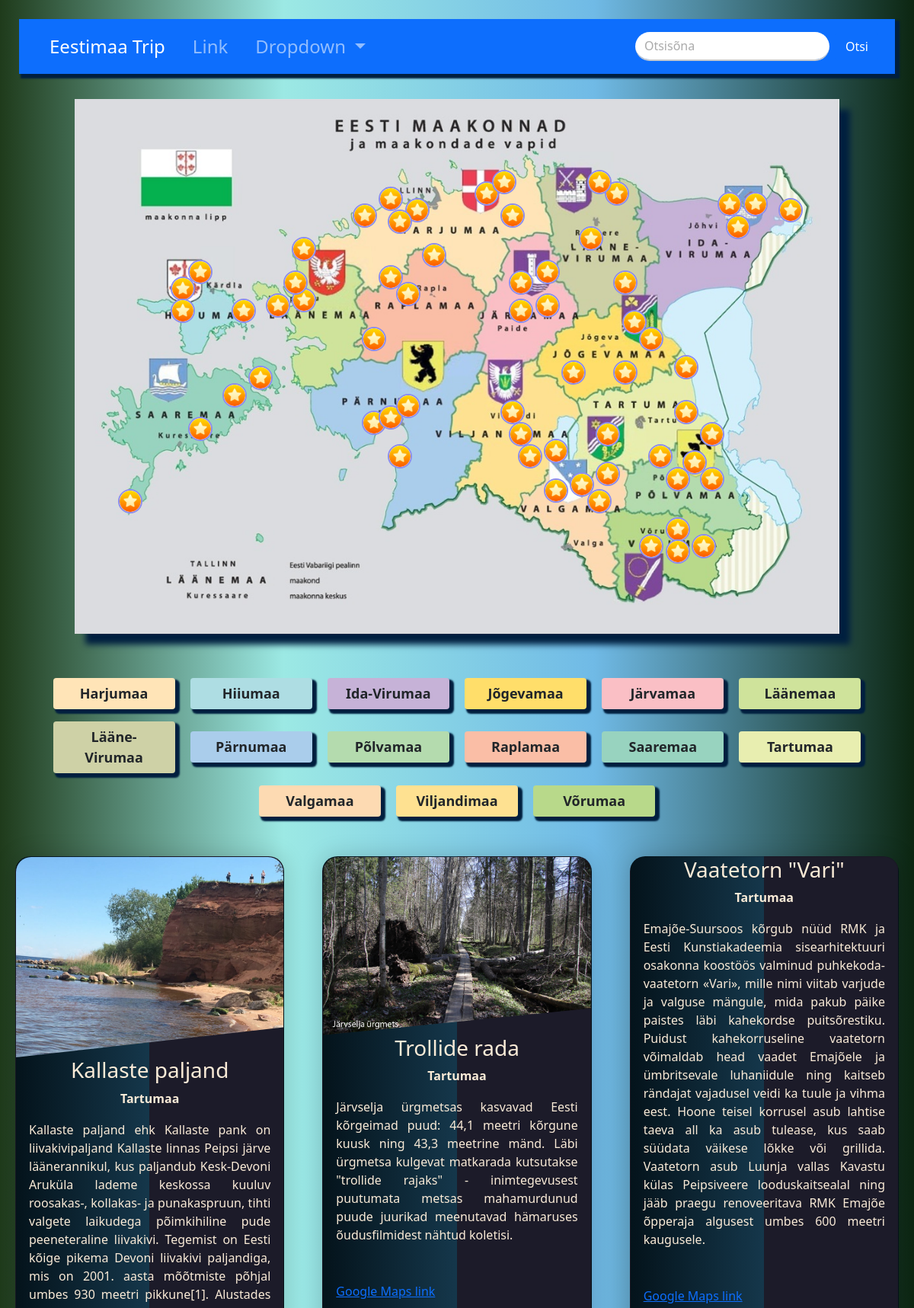
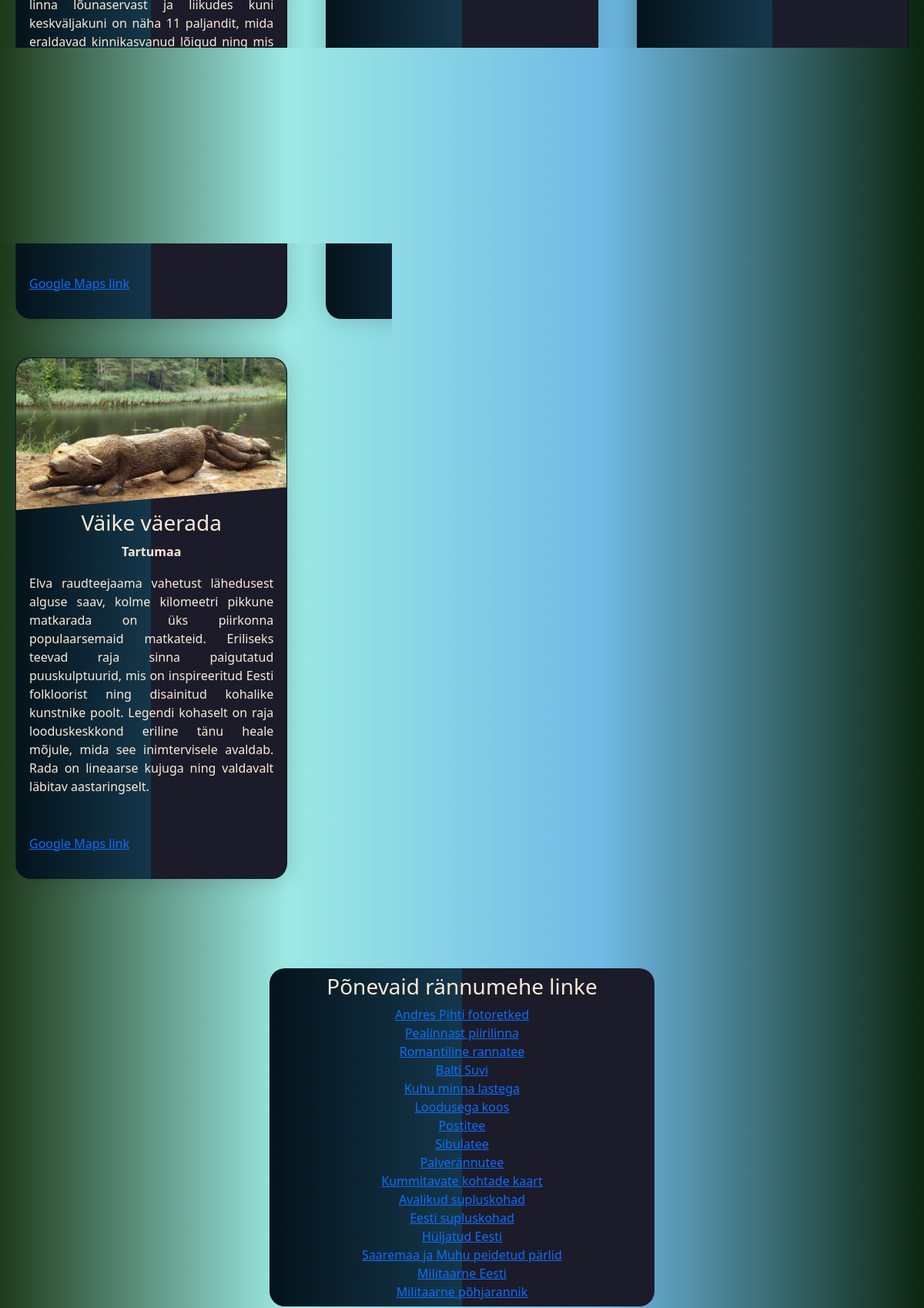
Page /tar.php (upper part) on the committed database (2 pictures, top to bottom).
### tables this page shows
CREATE TABLE `siht` (
  `id` int(11) NOT NULL,
  `tunnus` varchar(7) NOT NULL,
  `nimi` varchar(50) NOT NULL,
  `maakond` varchar(20) NOT NULL,
  `info` varchar(3000) NOT NULL,
  `asukoht` varchar(50) NOT NULL,
  `iframe` varchar(1000) NOT NULL
);

### tar.php (the view, shortened to what this page needs)
<?php
    $message_sent = false;
?>
<!DOCTYPE html>
<html lang="en">
<head>
    <link rel="stylesheet" href="css/bootstrap.min.css">
    <link rel="stylesheet" href="style/style.css">
</head>
<body>
    <nav class="navbar navbar-expand-lg navbar-dark bg-primary">
        <div class="container-fluid">
          <div class="collapse navbar-collapse" id="navbarSupportedContent">
            <ul class="navbar-nav me-auto mb-2 mb-lg-0">
              <li class="nav-item">
                <a class="nav-link active" aria-current="page" href="#">Eestimaa Trip</a>
              </li>
              <li class="nav-item">
                <a class="nav-link" href="#">Link</a>
              </li>
              <li class="nav-item dropdown">
                <a class="nav-link dropdown-toggle" href="#" id="navbarDropdown" role="button" data-bs-toggle="dropdown" aria-expanded="false">
                  Dropdown
                </a>
              </li>
            </ul>
            <form class="d-flex">
              <input class="form-control me-2 rounded-pill" type="search" placeholder="Otsisõna" aria-label="Search">
              <button class="btn btn-primary" type="submit">Otsi</button>
            </form>
          </div>
        </div>
    </nav>
<div id="body">
        <?php include 'map.php';?>
        <div id="maakonnad">
            <button type="button" class="btn" onclick="window.location.href='har.php#siht'" style="background-color: #ffe4b7;">Harjumaa</button>
            <button type="button" class="btn" onclick="window.location.href='hii.php#siht'" style="background-color: #aedde3;">Hiiumaa</button>
            <button type="button" class="btn" onclick="window.location.href='ivi.php#siht'" style="background-color: #c6b2d7;">Ida-Virumaa</button>
            <button type="button" class="btn" onclick="window.location.href='jog.php#siht'" style="background-color: #ffde6a;">Jõgevamaa</button>
            <button type="button" class="btn" onclick="window.location.href='jar.php#siht'" style="background-color: #fabfc5;">Järvamaa</button>
            <button type="button" class="btn" onclick="window.location.href='laa.php#siht'" style="background-color: #cfe39b;">Läänemaa</button>
            <button type="button" class="btn" onclick="window.location.href='lvi.php#siht'" style="background-color: #ced1a6;">Lääne-Virumaa</button>
            <button type="button" class="btn" onclick="window.location.href='par.php#siht'" style="background-color: #aacdeb;">Pärnumaa</button>
            <button type="button" class="btn" onclick="window.location.href='pol.php#siht'" style="background-color: #b4dbae;">Põlvamaa</button>
            <button type="button" class="btn" onclick="window.location.href='rap.php#siht'" style="background-color: #fabea6;">Raplamaa</button>
            <button type="button" class="btn" onclick="window.location.href='saa.php#siht'" style="background-color: #98d3bf;">Saaremaa</button>
            <button type="button" class="btn" onclick="window.location.href='tar.php#siht'" style="background-color: #e8eeb0;">Tartumaa</button>
            <button type="button" class="btn" onclick="window.location.href='val.php#siht'" style="background-color: #fddab2;">Valgamaa</button>
            <button type="button" class="btn" onclick="window.location.href='vil.php#siht'" style="background-color: #fee191;">Viljandimaa</button>
            <button type="button" class="btn" onclick="window.location.href='vor.php#siht'" style="background-color: #b8d98a;">Võrumaa</button>
        </div><br>
        <?php
        $servername = "localhost";
        $username = "root";
        $password = "";
        $dbname = "eesti_trip";
        $conn = mysqli_connect($servername, $username, $password, $dbname);
        $sql = "SELECT tunnus, nimi, maakond, info, asukoht, iframe FROM siht WHERE maakond='Tartumaa'";
        if ($result=mysqli_query($conn,$sql)) {
            if(mysqli_num_rows($result)>0){
                echo"<div class='cards'>";
                while($row=mysqli_fetch_array($result)){
                    echo"<div class='card'>";
                    echo"<div class='card_container'>";
                    echo"<img class='location' src='img/".$row['tunnus'].".jpg' alt=''>";
                    echo"</div>";
                    echo"<div class='details'>";
                    echo"<h3>".$row['nimi']."</h3>";
                    echo"<div class='mk'><b>".$row['maakond']."</b></div>";
                    echo"<p>".$row['info']."</p>";
                    echo"<p><a target='_blank' href=".$row['asukoht'].">Google Maps link</a></p>";
                    echo"</div>";
                    echo"</div>";
                }
                echo"</div class='cards'>";
                } else {
                    echo"Kirjeid ei leitud!";
                }
        } else {
            echo "Viga: " . $sql . "<br>" . mysqli_error($conn);
        }
        ?>
        </div><br><br>
    </div><br><br>
    <?php include 'links.php';?>
    <?php
    if($message_sent):
    ?>
      <h3>Tänud, me võtame teiega ühendust!</h3>
    <?php
    else:
    ?>
    <br>
    <?php
    endif;
    ?>
</body>
</html>

### style/style.css (style rules this page uses)
:root { --boxshadow: #001f3f; --font-color: #555; --font-color-color: orange; }
body { background-color: #b3c6ce; background: linear-gradient(90deg, rgb(31, 59, 27) 0%, rgba(156,233,228,1) 31%, rgba(112,186,230,1) 65%, rgba(12,38,17,1) 100%); background-attachment: fixed; color: antiquewhite; text-align: center; }
.navbar-nav > li { margin-left:10px; margin-right:10px; font-size: x-large; }
.navbar { background-color: #001f3f; margin: 25px; padding: 10px; box-shadow: 4px 4px 2px 2px var(--boxshadow); }
.form-control { box-shadow: none; border-radius: 0; border-color: #CCC; border-width: 2px; border-style: none none solid none; }
.form-control::placeholder { color: #aaa; }
#maakonnad { margin: auto; width: 90%; display: block; }
#maakonnad > button { width: 160px; margin: 8px; font-size: large; font-weight: 600; box-shadow: 4px 4px 2px 2px var(--boxshadow); }
.cards { display: grid; grid-template-columns: repeat(auto-fit, minmax(300px,1fr)); padding: 20px; grid-gap: 50px; }
.card { text-align: justify; background: linear-gradient(90deg, rgb(4, 19, 27) 0%, rgb(21, 55, 75) 50%, rgba(28,27,41,1) 50%, rgba(28,27,41,1) 100%); border-radius: 20px; box-shadow: 0 0 30px rgba(0,0,0,0.18); transition: 0.4s; cursor: pointer; }
.mk { text-align: center; }
.card_container { position: relative; clip-path: polygon(0 0,100% 0, 100% 85%, 0 100%); }
img.location { width: 100%; display: block; border-radius: 20px 20px 0 0; }
h3 { text-align: center; }
p { padding: 17px; }

### rows in the picture
siht: tunnus (picture), nimi "Kallaste paljand", maakond "Tartumaa", info "Kallaste paljand ehk Kallaste pank on liivakivipaljand Kallaste linnas Peipsi järve läänerannikul, kus paljandub Kesk-Devoni Aruküla lademe keskossa kuuluv roosakas-, kollakas- ja punakaspruun, tihti valgete laikudega põimkihiline pude peeneteraline liivakivi. Tegemist on Eesti kõige pikema Devoni liivakivi paljandiga, mis on 2001. aasta mõõtmiste põhjal umbes 930 meetri pikkune[1]. Alustades linna lõunaservast ja liikudes kuni keskväljakuni on näha 11 paljandit, mida eraldavad kinnikasvanud lõigud ning mis jäävad enamasti 1–5 meetri kaugusele veepiirist, olles valdavalt eraldatud liivaribaga. Kui veetase aga kõrgvee ajal tõuseb, siis murravad lained paljandit, mistõttu on liivakivisse…"
siht: tunnus (picture), nimi "Trollide rada", maakond "Tartumaa", info "Järvselja ürgmetsas kasvavad Eesti kõrgeimad puud: 44,1 meetri kõrgune kuusk ning 43,3 meetrine mänd. Läbi ürgmetsa kulgevat matkarada kutsutakse \"trollide rajaks\" - inimtegevusest puutumata metsas mahamurdunud puude juurikad meenutavad hämaruses õudusfilmidest nähtud koletisi."
siht: nimi "Vaatetorn \"Vari\"", maakond "Tartumaa", info "Emajõe-Suursoos kõrgub nüüd RMK ja Eesti Kunstiakadeemia sisearhitektuuri osakonna koostöös valminud puhkekoda-vaatetorn «Vari», mille nimi viitab varjude ja valguse mängule, mida pakub päike paistes läbi kahekordse puitsõrestiku. Puidust kahekorruseline vaatetorn võimaldab head vaadet Emajõele ja ümbritsevale luhaniidule ning kaitseb rändajat vajadusel veidi ka tuule ja vihma eest. Hoone teisel korrusel asub lahtise taeva all ka asub tulease, kus saab süüdata väikese lõkke või grillida. Vaatetorn asub Luunja vallas Kavastu külas Peipsiveere looduskaitsealal ning jääb praegu renoveeritava RMK Emajõe õpperaja algusest umbes 600 meetri kaugusele."
siht: tunnus (picture), nimi "Väike väerada", maakond "Tartumaa", info "Elva raudteejaama vahetust lähedusest alguse saav, kolme kilomeetri pikkune matkarada on üks piirkonna populaarsemaid matkateid. Eriliseks teevad raja sinna paigutatud puuskulptuurid, mis on inspireeritud Eesti folkloorist ning disainitud kohalike kunstnike poolt. Legendi kohaselt on raja looduskeskkond eriline tänu heale mõjule, mida see inimtervisele avaldab. Rada on lineaarse kujuga ning valdavalt läbitav aastaringselt."
